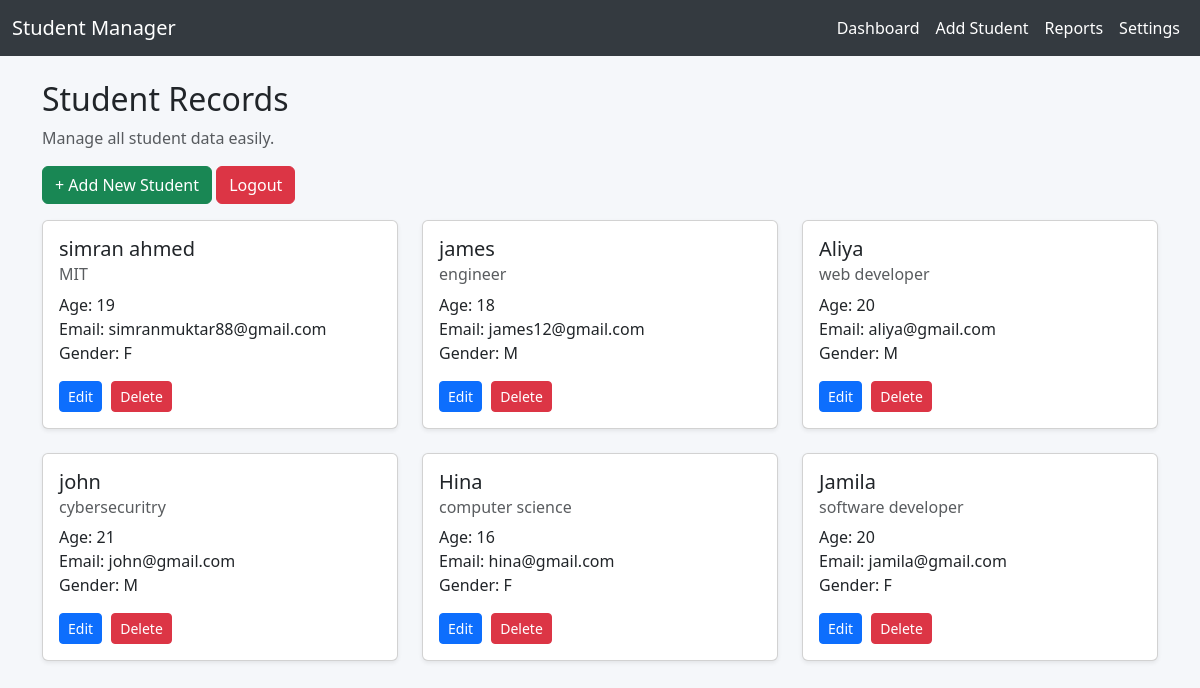
The page /dashboard/ (signed in) on the database its author committed.
### Dashboard/models.py (models this page shows, shortened)
class Student(models.Model):
    GENDER_CHOICES = [
        ('M','Male'),
        ('F','Female'),
    ]
    COURSE_CHOICES = [
        ('Computer Science','Computer Science'),
        ('Information Technology','Information Technology'),
        ('Software Engineering','Software Engineering'),
        ('Web Development','Web Development'),
        ('Data Science','Data Science'),
    ]
    name = models.CharField(max_length=20)
    course = models.CharField(max_length=30, choices=COURSE_CHOICES)
    age = models.IntegerField()
    gender = models.CharField(max_length=1, choices= GENDER_CHOICES)
    email = models.EmailField(unique=True)

### Dashboard/views.py (the view)
# urls.py: path('dashboard/', views.dashboard, name='dashboard'),
@login_required
def dashboard(request):
    students = Student.objects.all()
    return render(request, 'dashboard.html',{'students':students})

### Dashboard/templates/dashboard.html (shortened to what this page needs)
{% load static %}
<html lang="en">
<head>
    <link href="https://cdn.jsdelivr.net/npm/bootstrap@5.3.0/dist/css/bootstrap.min.css" rel="stylesheet">
    <link rel="stylesheet" href="{% static 'css/main.css'%}">
</head>
<body>
<nav class="navbar navbar-expand-lg">
    <div class="container-fluid">
        <a class="navbar-brand" href="#">Student Manager</a>
        <div class="collapse navbar-collapse">
            <ul class="navbar-nav ms-auto">
                <li class="nav-item"><a class="nav-link" href="#">Dashboard</a></li>
                <li class="nav-item"><a class="nav-link" href="{% url 'add_student' %}">Add Student</a></li>
                <li class="nav-item"><a class="nav-link" href="#">Reports</a></li>
                <li class="nav-item"><a class="nav-link" href="#">Settings</a></li>
            </ul>
        </div>
    </div>
</nav>
<div class="container mt-4">
    <h2>Student Records</h2>
    <p class="text-muted">Manage all student data easily.</p>
    <div class="mb-3">
        <a href="{% url 'add_student' %}" class="btn btn-success">+ Add New Student</a>
        <a href="{% url 'logout' %}" class="btn btn-danger">Logout</a>
    </div>
    <div class="row">
         {% for student in students %}
        <div class="col-md-4">
            <div class="card shadow-sm mb-4">
                <div class="card-body">
                    <h5 class="card-title">{{ student.name}}</h5>
                    <h6 class="card-subtitle mb-2 text-muted">{{ student.course}}</h6>
                    <p class="card-text">Age: {{ student.age}}<br>Email: {{ student.email}}<br>Gender: {{ student.gender}}</p>
                    <div class="card-actions">
                        <a href="#" class="btn btn-sm btn-primary">Edit</a>
                        <a href="{% url 'delete_student' student.id %}" class="btn btn-sm btn-danger" onclick="return confirm('Are you sure you want to delete (( student name))?')">Delete</a>
                    </div>
                </div>
            </div>
        </div>
        {% endfor %}
    </div>
</div>
</body>
</html>

### static/css/main.css (style rules this page uses)
body { background-color: #f5f7fa; }
.navbar { background-color: #343a40; }
.navbar-brand, .nav-link { color: white !important; }
.card-actions a { margin-right: 5px; }

### rows shown on the page
Student: name "simran ahmed", course "MIT", age "19", email "simranmuktar88@gmail.com", gender "F"
Student: name "james", course "engineer", age "18", email "james12@gmail.com", gender "M"
Student: name "Aliya", course "web developer", age "20", email "aliya@gmail.com", gender "M"
Student: name "john", course "cybersecuritry", age "21", email "john@gmail.com", gender "M"
Student: name "Hina", course "computer science", age "16", email "hina@gmail.com", gender "F"
Student: name "Jamila", course "software developer", age "20", email "jamila@gmail.com", gender "F"
